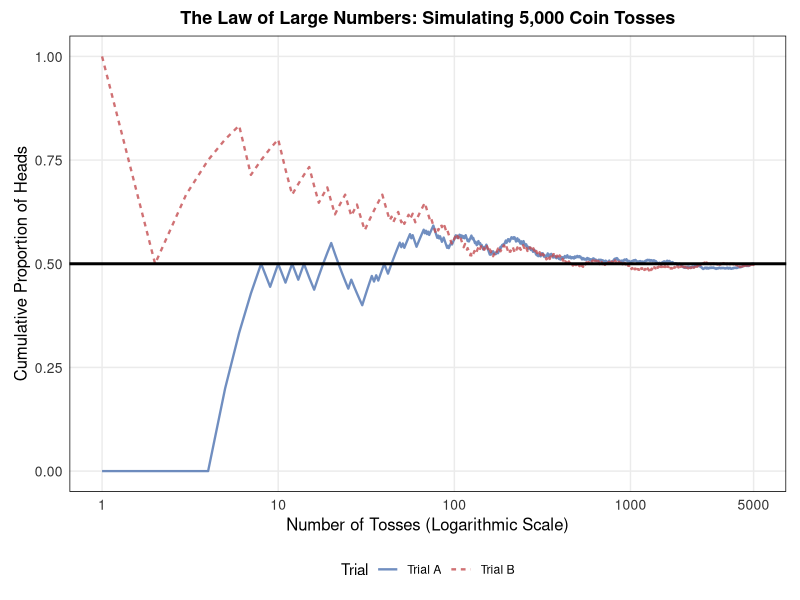
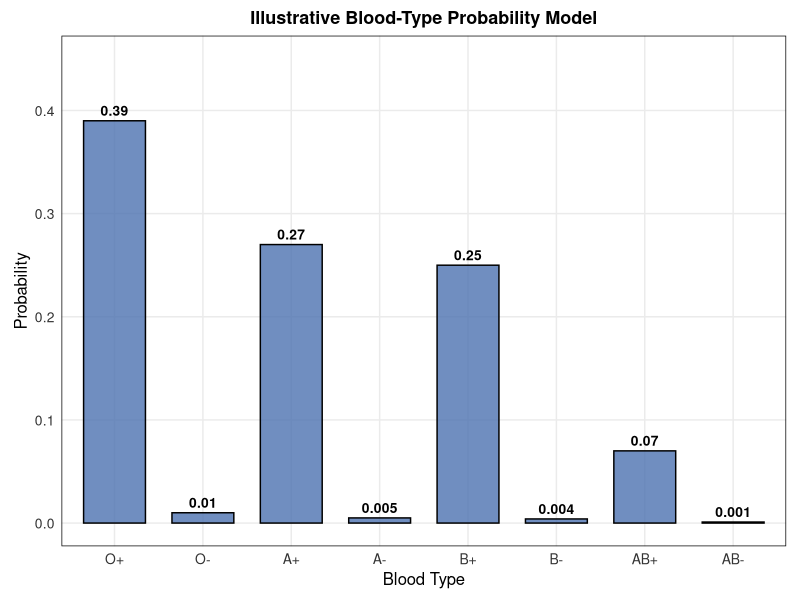
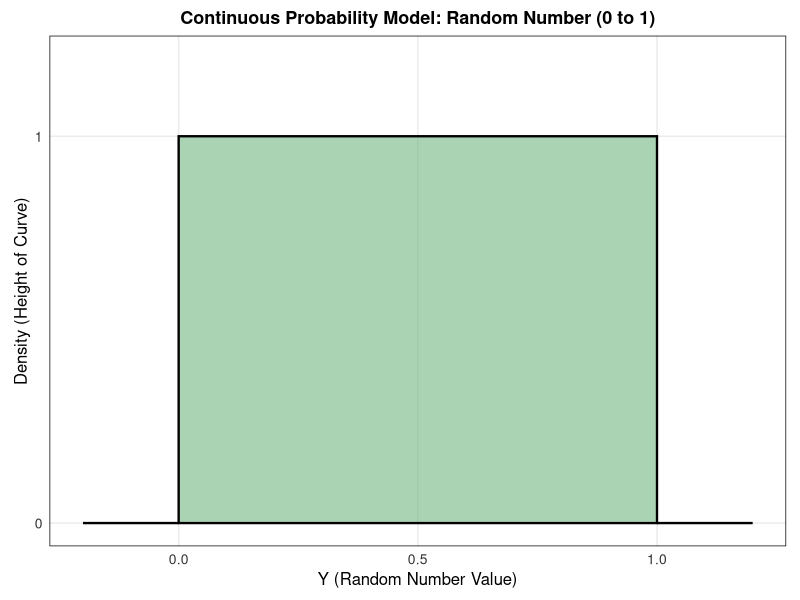
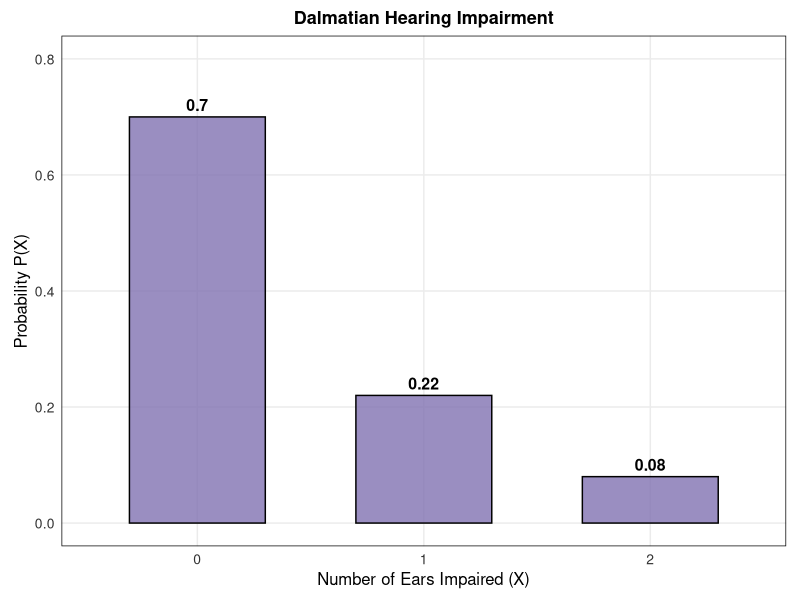
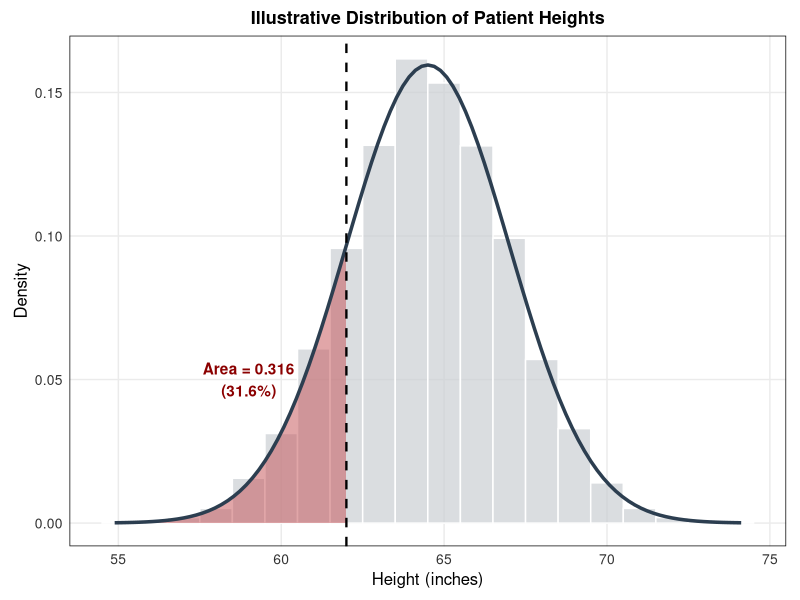
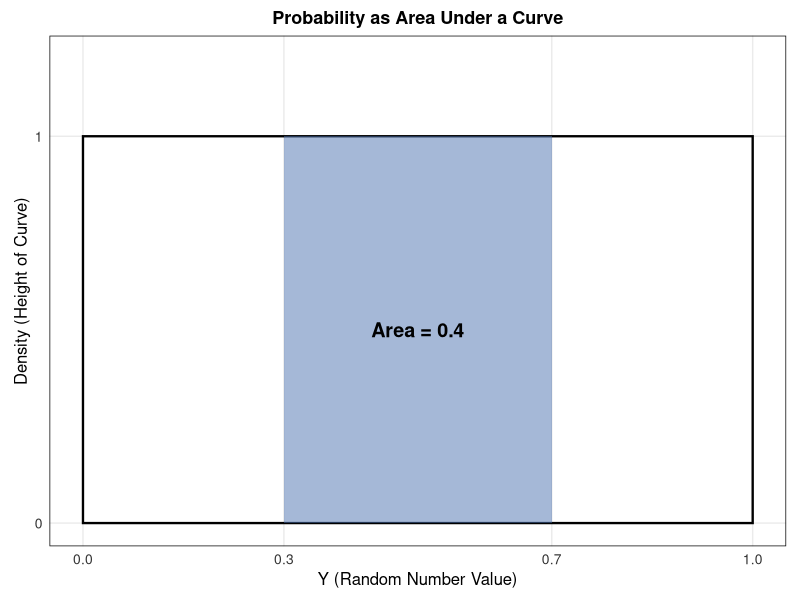

The R script that drew these images, in order:
## ---- chunk 1
knitr::opts_chunk$set(
  echo = FALSE,
  warning = FALSE,
  message = FALSE,
  error = FALSE
)

required_packages <- c("ggplot2")
missing_packages <- required_packages[
  !vapply(required_packages, requireNamespace, logical(1), quietly = TRUE)
]

if (length(missing_packages) > 0) {
  stop(
    "Install the following R packages before knitting: ",
    paste(missing_packages, collapse = ", ")
  )
}

suppressPackageStartupMessages({
  library(ggplot2)
})

set.seed(123) # Set seed for reproducible figures

# Shared publication-style theme and colour palette.
lecture_theme <- theme_minimal(base_size = 11) +
  theme(
    plot.title = element_text(size = 13, face = "bold", hjust = 0.5),
    axis.title = element_text(size = 12),
    axis.text = element_text(size = 10, colour = "#333333"),
    panel.grid.minor = element_blank(),
    plot.background = element_rect(fill = "white", colour = NA),
    panel.background = element_rect(fill = "white", colour = NA),
    plot.margin = margin(8, 10, 8, 10),
    panel.border = element_rect(colour = "black", fill = NA, size = 0.5)
  )

palette_main <- c("#4C72B0", "#55A868", "#C44E52", "#8172B2", "#CCB974")

save_plot <- function(filename, plot, width, height) {
  ggsave(
    filename = filename,
    plot = plot,
    width = width,
    height = height,
    units = "in",
    dpi = 300,
    bg = "white"
  )
}

# =============================================================
# 1. Law of Large Numbers: Coin Toss Simulation (Fig 9.1)
# =============================================================
set.seed(42) # For reproducible random tosses
n_tosses <- 5000

# Simulate Trial A and calculate cumulative proportion of heads
tosses_A <- sample(c(0, 1), n_tosses, replace = TRUE)
prop_A <- cumsum(tosses_A) / (1:n_tosses)

# Simulate Trial B and calculate cumulative proportion of heads
tosses_B <- sample(c(0, 1), n_tosses, replace = TRUE)
prop_B <- cumsum(tosses_B) / (1:n_tosses)

# Combine into a dataframe
coin_data <- data.frame(
  Toss = rep(1:n_tosses, 2),
  Proportion = c(prop_A, prop_B),
  Trial = factor(rep(c("Trial A", "Trial B"), each = n_tosses))
)

p_cointoss <- ggplot(coin_data, aes(x = Toss, y = Proportion, color = Trial, linetype = Trial)) +
  geom_line(alpha = 0.8, size = 0.8) +
  geom_hline(yintercept = 0.5, linetype = "solid", color = "black", size = 1) +
  # Use a log scale for the x-axis to stretch out the highly variable early tosses
  scale_x_log10(breaks = c(1, 10, 100, 1000, 5000), labels = c("1", "10", "100", "1000", "5000")) +
  coord_cartesian(ylim = c(0, 1)) +
  scale_color_manual(values = c("Trial A" = "#4C72B0", "Trial B" = "#C44E52")) +
  labs(
    title = "The Law of Large Numbers: Simulating 5,000 Coin Tosses",
    x = "Number of Tosses (Logarithmic Scale)",
    y = "Cumulative Proportion of Heads"
  ) +
  lecture_theme +
  theme(legend.position = "bottom")

save_plot("fig_ch9_cointoss.png", p_cointoss, width = 7, height = 4)

# =============================================================
# 2. Discrete Probability Model: Blood Types
# =============================================================
blood_data <- data.frame(
  Type = factor(c("O+", "O-", "A+", "A-", "B+", "B-", "AB+", "AB-"), 
                levels = c("O+", "O-", "A+", "A-", "B+", "B-", "AB+", "AB-")),
  Probability = c(0.39, 0.01, 0.27, 0.005, 0.25, 0.004, 0.07, 0.001)
)

p_blood <- ggplot(blood_data, aes(x = Type, y = Probability)) +
  geom_bar(stat = "identity", fill = "#4C72B0", alpha = 0.8, color = "black", width = 0.7) +
  geom_text(aes(label = Probability), vjust = -0.5, size = 3.5, fontface = "bold") +
  scale_y_continuous(limits = c(0, 0.45)) +
  labs(title = "Illustrative Blood-Type Probability Model",
       x = "Blood Type",
       y = "Probability") +
  lecture_theme

save_plot("fig_ch9_blood_types.png", p_blood, width = 7, height = 4)

# =============================================================
# 3. Continuous Probability Model: Random Number [0,1]
# =============================================================
p_uniform <- ggplot() +
  # Draw the uniform density block
  geom_rect(aes(xmin = 0, xmax = 1, ymin = 0, ymax = 1), fill = "#55A868", alpha = 0.5, color = "black", size = 0.8) +
  # Draw the zero-probability lines outside the [0,1] interval
  geom_segment(aes(x = -0.2, xend = 0, y = 0, yend = 0), size = 0.8) +
  geom_segment(aes(x = 1, xend = 1.2, y = 0, yend = 0), size = 0.8) +
  scale_x_continuous(breaks = c(0, 0.5, 1)) +
  scale_y_continuous(breaks = c(0, 1), limits = c(0, 1.2)) +
  labs(title = "Continuous Probability Model: Random Number (0 to 1)",
       x = "Y (Random Number Value)",
       y = "Density (Height of Curve)") +
  lecture_theme

save_plot("fig_ch9_continuous_uniform.png", p_uniform, width = 6, height = 4)

# =============================================================
# 4. Dalmatian Hearing Impairment (Discrete Bar Chart)
# =============================================================
dalmatian_data <- data.frame(
  Impaired_Ears = factor(c("0", "1", "2")),
  Probability = c(0.70, 0.22, 0.08)
)

p_dalmatian <- ggplot(dalmatian_data, aes(x = Impaired_Ears, y = Probability)) +
  geom_bar(stat = "identity", fill = "#8172B2", alpha = 0.8, color = "black", width = 0.6) +
  geom_text(aes(label = Probability), vjust = -0.5, size = 4, fontface = "bold") +
  scale_y_continuous(limits = c(0, 0.8)) +
  labs(title = "Dalmatian Hearing Impairment",
       x = "Number of Ears Impaired (X)",
       y = "Probability P(X)") +
  lecture_theme

save_plot("fig_ch9_dalmatian.png", p_dalmatian, width = 5, height = 3.5)


# =============================================================
# 5. Patient Heights: Histogram to Density Curve
# =============================================================
# Simulate a large sample of heights (mean = 64.5, sd = 2.5)
set.seed(123)
heights <- data.frame(Height = rnorm(10000, mean = 64.5, sd = 2.5))

p_heights <- ggplot(heights, aes(x = Height)) +
  # Draw histogram (scaled to density)
  geom_histogram(aes(y = ..density..), binwidth = 1, fill = "#caced3", color = "white", alpha = 0.7) +
  # Shade area <= 62
  stat_function(fun = dnorm, args = list(mean = 64.5, sd = 2.5),
                xlim = c(55, 62), geom = "area", fill = "#C44E52", alpha = 0.5) +
  # Draw full density curve
  stat_function(fun = dnorm, args = list(mean = 64.5, sd = 2.5), 
                color = "#2c3e50", size = 1.2) +
  geom_vline(xintercept = 62, linetype = "dashed", color = "black", size = 0.8) +
  annotate("text", x = 59, y = 0.05, label = "Area = 0.316\n(31.6%)", color = "#8b0000", fontface = "bold") +
  labs(title = "Illustrative Distribution of Patient Heights",
       x = "Height (inches)",
       y = "Density") +
  lecture_theme

save_plot("fig_ch9_heights.png", p_heights, width = 6, height = 4)


# =============================================================
# 6. Uniform Density (Random Numbers) - Shaded Areas
# =============================================================
p_uniform_shaded <- ggplot() +
  # Full uniform block outline
  geom_rect(aes(xmin = 0, xmax = 1, ymin = 0, ymax = 1), fill = NA, color = "black", size = 0.8) +
  # Shade 0.3 to 0.7
  geom_rect(aes(xmin = 0.3, xmax = 0.7, ymin = 0, ymax = 1), fill = "#4C72B0", alpha = 0.5) +
  annotate("text", x = 0.5, y = 0.5, label = "Area = 0.4", fontface = "bold", size = 5) +
  
  # Shade <= 0.5 or > 0.8 (we'll do this as a second plot or combine them. Let's do just the 0.3-0.7 for simplicity here)
  scale_x_continuous(breaks = c(0, 0.3, 0.7, 1)) +
  scale_y_continuous(breaks = c(0, 1), limits = c(0, 1.2)) +
  labs(title = "Probability as Area Under a Curve",
       x = "Y (Random Number Value)",
       y = "Density (Height of Curve)") +
  lecture_theme

save_plot("fig_ch9_uniform_shaded.png", p_uniform_shaded, width = 6, height = 3.5)


## ---- chunk 2
set.seed(42)
tosses <- sample(c("H", "T"), size = 5000, replace = TRUE)
mean(tosses == "H")
## ---- chunk 3
x <- c(0, 1, 2)
p_x <- c(0.70, 0.22, 0.08)

sum(p_x)
sum(p_x[x >= 1])
## ---- chunk 4
x <- c(0, 1, 2)
p_x <- c(0.70, 0.22, 0.08)

mu <- sum(x * p_x)
variance <- sum((x - mu)^2 * p_x)
sigma <- sqrt(variance)

c(mean = mu, variance = variance, standard_deviation = sigma)
## ---- chunk 5
# Empirical probability
684 / 800

# Complement
1 - 0.855

# Probability from a discrete model
sum(c(0.22, 0.08))

# Risk to odds, then odds back to risk
p <- 0.25
odds <- p / (1 - p)
odds / (1 + odds)
